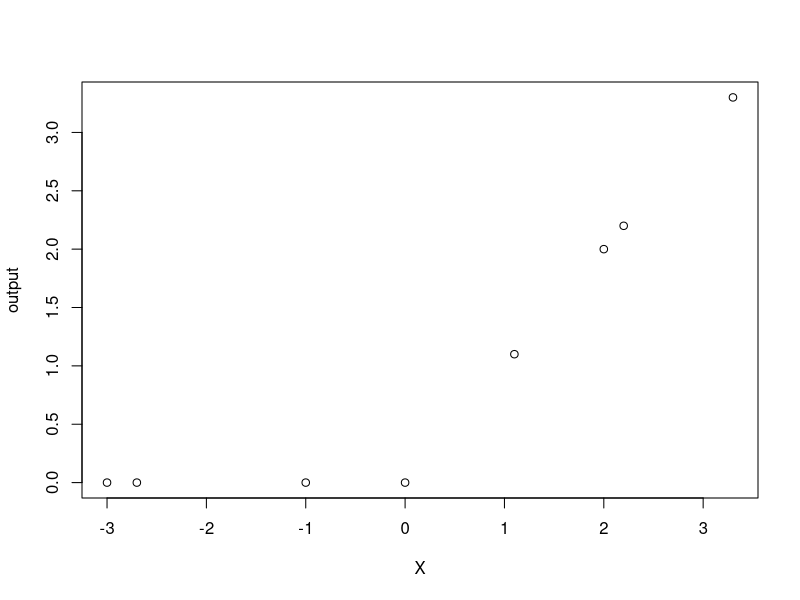
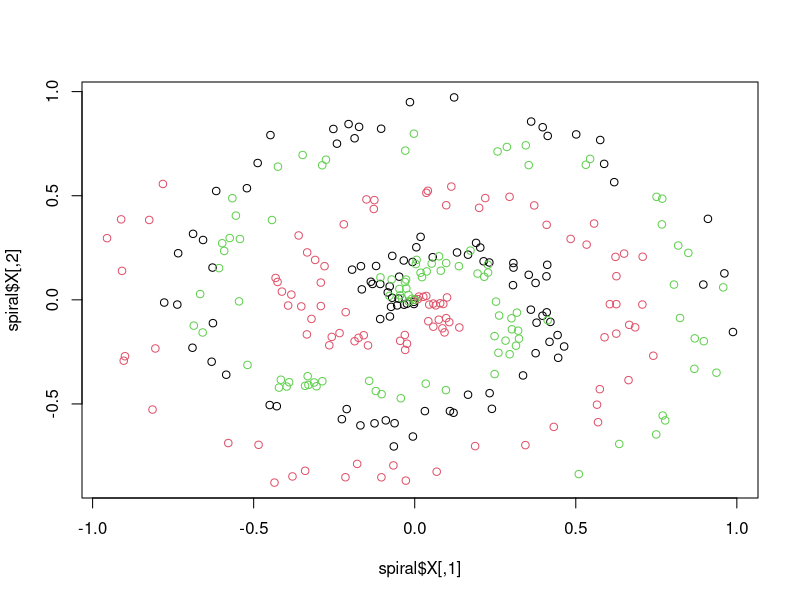

Source code (R) for these figures, in order:
## ---- chunk 1
X <- c(1,4,2)
weights <- c(0.4, 1.1, -0.3)
bias <- 1.3

output <- bias + X[1]*weights[1] + X[2]*weights[2] + X[3]*weights[3] 
print(output)

## ---- chunk 2
X <- c(1, 4, 2, 0.5)
weights1 <- c(0.4, 1.1, -0.3, -2)
weights2 <- c(1, 0.4, -2.1, -1)
weights3 <- c(0.2, 0.1, 2.2, -0.5)
bias1 <- 1.3
bias2 <- 1.4
bias3 <- 0.3

output <- c(bias1 + X[1]*weights1[1] + X[2]*weights1[2] + X[3]*weights1[3] + X[4]*weights1[4],
            bias2 + X[1]*weights2[1] + X[2]*weights2[2] + X[3]*weights2[3] + X[4]*weights2[4],
            bias3 + X[1]*weights3[1] + X[2]*weights3[2] + X[3]*weights3[3] + X[4]*weights3[4])
print(output)


## ---- chunk 3
X <- c(1, 4, 2, 0.5)
weights <- list(c(0.4, 1.1, -0.3, -2), c(1, 0.4, -2.1, -1), c(0.2, 0.1, 2.2, -0.5))
bias <- c(1.3, 1.4, 0.3)

lincomb <- c() #memory
#for loop below creates a vector of 3*4 = 12 elements, of which the sum of every 4 elements is the dot product of X with a particular vector in weights.
for(i in seq_along(weights)){
  for(j in seq_along(X)){
    slopes <- X[j]*weights[[i]][j]
    lincomb <- append(lincomb, slopes)
  }
}

lincomb <- unname(tapply(lincomb, (seq_along(lincomb)-1) %/% 4, sum)) #this takes the sum over every 4 elements of the list.

layer_output <- c() #memory
#here we sum the biases and dot products to obtain 3 outputs, each from one neuron
for(i in seq_along(bias)){
  neuron_output <- bias[i] + lincomb[i]
  layer_output <- append(layer_output, neuron_output)
}
print(layer_output)




## ---- chunk 4
X <- c(1, 4, 2, 0.5)#vector
weights <- cbind(c(0.4, 1.1, -0.3, -2), c(1, 0.4, -2.1, -1), c(0.2, 0.1, 2.2, -0.5)) #instead of a list, we create a matrix
bias <- c(1.3, 1.4, 0.3) #vector

layer_output <- bias + X%*%weights #this used dot product of X with every column of weights and we add the bias
print(layer_output)

## ---- chunk 5
X <- cbind(c(1, 4, 2, 0.5),c(0.5, 2, -0.2, 0.3),c(1.1, -1.5, -1.2, 0.1)) #this is now a matrix
weights <- cbind(c(0.4, 1.1, -0.3, -2), c(1, 0.4, -2.1, -1), c(0.2, 0.1, 2.2, -0.5)) 
bias <- c(1.3, 1.4, 0.3) #vector

#layer_output <- bias + X%*%weights #This doesn't work now, because you cannot take the dot product of a 4X3 matrix with a 4X3 matrix. That is because we multiply the rows of X with the columns of weights. It will try to multiply index X[1,4] (=non-existent) with index weights[4,1] (=-2.0)
# We also need to think what we want to do. We want to multiply every column of X with every column of weights, but this is only possible if we transpose the weights matrix because in matrix algebra if we have a%*%b, then the rows of a are multiplied with the columns of b.

layer_output <- bias + t(weights)%*%X #this should work
print(layer_output) #note how the first column are the estimates of the 3 output neurons for the first set of input neurons

## ---- chunk 6
X <- cbind(c(1, 4, 2, 0.5),c(0.5, 2, -0.2, 0.3),c(1.1, -1.5, -1.2, 0.1)) #this is now a matrix
weights <- cbind(c(0.4, 1.1, -0.3, -2), c(1, 0.4, -2.1, -1), c(0.2, 0.1, 2.2, -0.5)) 
bias <- c(1.3, 1.4, 0.3) #vector

weights2 <- cbind(c(1.4, 0.1, -0.2), c(-2.3, 1.2, -1.1), c(-0.2, 2.1, 0.2)) 
bias2 <- c(2.3, 1.1, 0.1) #vector

layer1_output <- bias + t(weights)%*%X #this is output of layer one which become input of layer 2
dim(layer1_output) #note this is a 3*3 matrix with every column being the output of 1 neuron, and we want to multiply this matrix with a:
dim(weights2) #3x3 matrix

#we now want the columns of weights to be multiplied with the columns of layer1 output. Since matrix algebra multiplies rows with columns we have to transpose weights 2 again
layer2_output <- bias2 + t(weights2)%*%layer1_output
print(layer2_output)

## ---- chunk 7
#our input is still a matrix of 3 neurons sets of 4 input neurons
X <- cbind(c(1, 2, 3, 2.5),
           c(2.0, 5.0, -1.0, 2.0),
           c(-1.5, 2.7, 3.3, 0.8))

#this function creates matrix of initial values for the weights of the first layer dependent on how many input and output neurons that layer has. Also note that all this time weights had neurons as columns and weights as rows. If we dont want to transpose all the time, we can make our weight matrix already transposed by setting the rows to be neurons and the weights as columns
set.seed(100)
Ini_values <- function(n_inputs, n_neurons){
  initial_weights <- matrix(runif(n_inputs*n_neurons, -0.1, 0.1), nrow = n_inputs, ncol =
                               n_neurons)
  initial_biases <- runif(n_neurons, -0.01, 0.01)
  initial_values <- list(iniw = initial_weights, inib = initial_biases)
  return(initial_values)
}

#this function takes the biases and weights from a layer and multiplies them with the input matrix
forward <- function(m_inputs, m_weights, v_biases){
  output <- v_biases + t(m_weights)%*%m_inputs
}

#because we have 4 initial input neurons and 3 sets we get X = 4*3, we thus need ncol = n_inputs to be 4. This might seem not intuitive, but that is because we don't transpose the matrix, but rather set nrow to n_neurons
first_layer <- Ini_values(4,5) #we specify a first layer that has 6 output neurons and 4 input neurons, note that the rows of iniw are thus the neurons and columns are weights because we transposed
second_layer <- Ini_values(5,2) #this means that the columns for our next layer must be the same size as the amount of output neurons of our previous layer, but the amount of neurons in the next layer is arbitray, lets choose 5

#we can pass the output of the first layer to be the input of the second.
layer1_output <- forward(X, first_layer$iniw, first_layer$inib)
layer2_output<- forward(layer1_output, second_layer$iniw, second_layer$inib)
print(layer1_output) #each row is a neuron output and every column is a input frame 
print(layer2_output)


## ---- chunk 8
X <- c(0, 2, -1, 3.3, -2.7, 1.1, 2.2, -3)
output = c()

#it can be done like this
for(i in seq_along(X)){
  if(X[i] > 0){
    output <- append(output, X[i])
  }else if(X[i] <= 0){
    output <- append(output, 0)
  }
}

#or even quicker, like this
output <- c()
for(i in seq_along(X)){
  output <- append(output, max(0,X[i]))
}


plot(X, output) #here 0 is the activation point bc the function 'activates' as x > 0


ReLU_forward <- function(inputs){
    output <- c()
    for(i in seq_along(inputs)){
      output <- append(output, max(0, inputs[i]))
    }
    return(output)
  }

ReLU_forward(X)

## ---- chunk 9
#function below creates spiral data
spiral_data <- function(points, classes){
  X <- matrix(0, nrow = points*classes, ncol = 2) #empty matrix with 2 columns
  y <- rep(0, points*classes) #zero vector
  for(class_number in 1:classes){ #
    ix <- (points*(class_number-1)+1):(points*class_number) #similar to range() in python
    r <- seq(0.0, 1, len = points) #start at 0, end at 1 with intervals of n_points
    t <- seq(class_number*4, (class_number+1)*4, len = points) + (rnorm(points)*0.2)
    X[ix,] <- cbind(r*sin(t*2.5), r*cos(t*2.5)) #append values to matrix X
    y[ix] <- class_number #append class to vector y
  }
  return(list(X = X, y = y))
}

set.seed(6164900)
spiral <- spiral_data(100,3)
plot(spiral$X, col = spiral$y)


